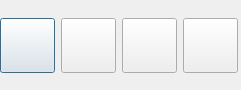
<?xml version="1.0" encoding="UTF-8"?>
<ui version="4.0">
 <class>promotionDialog</class>
 <widget class="QDialog" name="promotionDialog">
  <property name="geometry">
   <rect>
    <x>0</x>
    <y>0</y>
    <width>241</width>
    <height>90</height>
   </rect>
  </property>
  <property name="windowTitle">
   <string>Pawn promotion</string>
  </property>
  <property name="windowIcon">
   <iconset>
    <normaloff>../icon.png</normaloff>../icon.png</iconset>
  </property>
  <widget class="QWidget" name="horizontalLayoutWidget">
   <property name="geometry">
    <rect>
     <x>0</x>
     <y>6</y>
     <width>240</width>
     <height>80</height>
    </rect>
   </property>
   <layout class="QHBoxLayout" name="mainLayout">
    <item>
     <widget class="QPushButton" name="promoteToKnight">
      <property name="sizePolicy">
       <sizepolicy hsizetype="Fixed" vsizetype="Fixed">
        <horstretch>0</horstretch>
        <verstretch>0</verstretch>
       </sizepolicy>
      </property>
      <property name="minimumSize">
       <size>
        <width>55</width>
        <height>55</height>
       </size>
      </property>
      <property name="maximumSize">
       <size>
        <width>55</width>
        <height>55</height>
       </size>
      </property>
      <property name="text">
       <string/>
      </property>
      <property name="iconSize">
       <size>
        <width>45</width>
        <height>45</height>
       </size>
      </property>
      <attribute name="buttonGroup">
       <string notr="true">promotionButtons</string>
      </attribute>
     </widget>
    </item>
    <item>
     <widget class="QPushButton" name="promoteToBishop">
      <property name="sizePolicy">
       <sizepolicy hsizetype="Fixed" vsizetype="Fixed">
        <horstretch>0</horstretch>
        <verstretch>0</verstretch>
       </sizepolicy>
      </property>
      <property name="minimumSize">
       <size>
        <width>55</width>
        <height>55</height>
       </size>
      </property>
      <property name="maximumSize">
       <size>
        <width>55</width>
        <height>55</height>
       </size>
      </property>
      <property name="text">
       <string/>
      </property>
      <property name="iconSize">
       <size>
        <width>45</width>
        <height>45</height>
       </size>
      </property>
      <attribute name="buttonGroup">
       <string notr="true">promotionButtons</string>
      </attribute>
     </widget>
    </item>
    <item>
     <widget class="QPushButton" name="promoteToRook">
      <property name="sizePolicy">
       <sizepolicy hsizetype="Fixed" vsizetype="Fixed">
        <horstretch>0</horstretch>
        <verstretch>0</verstretch>
       </sizepolicy>
      </property>
      <property name="minimumSize">
       <size>
        <width>55</width>
        <height>55</height>
       </size>
      </property>
      <property name="maximumSize">
       <size>
        <width>55</width>
        <height>55</height>
       </size>
      </property>
      <property name="text">
       <string/>
      </property>
      <property name="iconSize">
       <size>
        <width>45</width>
        <height>45</height>
       </size>
      </property>
      <attribute name="buttonGroup">
       <string notr="true">promotionButtons</string>
      </attribute>
     </widget>
    </item>
    <item>
     <widget class="QPushButton" name="promoteToQueen">
      <property name="sizePolicy">
       <sizepolicy hsizetype="Fixed" vsizetype="Fixed">
        <horstretch>0</horstretch>
        <verstretch>0</verstretch>
       </sizepolicy>
      </property>
      <property name="minimumSize">
       <size>
        <width>55</width>
        <height>55</height>
       </size>
      </property>
      <property name="maximumSize">
       <size>
        <width>55</width>
        <height>55</height>
       </size>
      </property>
      <property name="text">
       <string/>
      </property>
      <property name="iconSize">
       <size>
        <width>45</width>
        <height>45</height>
       </size>
      </property>
      <attribute name="buttonGroup">
       <string notr="true">promotionButtons</string>
      </attribute>
     </widget>
    </item>
   </layout>
  </widget>
 </widget>
 <resources/>
 <connections/>
 <buttongroups>
  <buttongroup name="promotionButtons"/>
 </buttongroups>
</ui>
